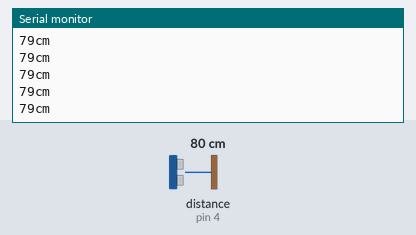
Bench run of a sketch on a simulated Arduino Uno, built with avr-gcc and run on an emulated ATmega328P. Shown: the last lines printed to the serial monitor. Wiring (inferred from the names in the program): ultrasonic range finder: trigger pin 5; echo pin 4. The inputs (shaded band) are chosen by the test bench; at power-on: distance to the obstacle (sensor on pin 4) 80 cm. The echo pulse lasts 58.3 µs per cm.

Above: at 1.2 s.
1.3 s: distance to the obstacle (sensor on pin 4) set to 2 cm
At 1.38 s:
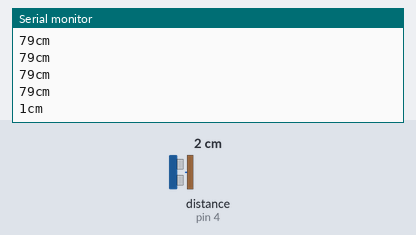
2.8 s: distance to the obstacle (sensor on pin 4) set to 120 cm
At 2.89 s:
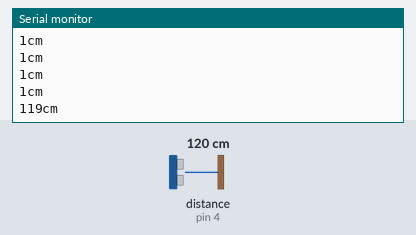
Timing chart, 0 to 5.8 s (numbered marks = the images above; inputs shaded):
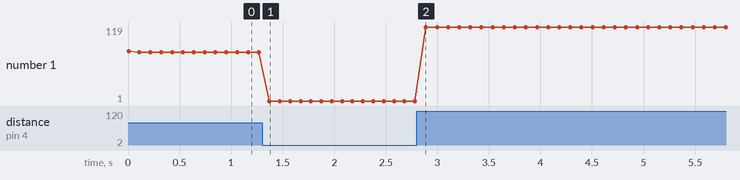

Measured:
- after the input at 1.3 s, the serial monitor: prints a new line after 0.07 s (image 1)
- after the input at 2.8 s, the serial monitor: prints a new line after 0.09 s (image 2)
- plotted number 1: 79 → 1 after the input at 1.3 s, 1 → 119 after the input at 2.8 s

The sketch:

UltrasonicSensor.ino
```cpp
int trigPin = 5;    // Trigger
int echoPin = 4;    // Echo
long duration, cm, inches;
void setup() {
  //Serial Port begin
  Serial.begin (9600);
  //Define inputs and outputs
  pinMode(trigPin, OUTPUT);
  pinMode(echoPin, INPUT);
}
void loop() {
  // The sensor is triggered by a HIGH pulse of 10 or more microseconds.
  // Give a short LOW pulse beforehand to ensure a clean HIGH pulse:
  digitalWrite(trigPin, LOW);
  delayMicroseconds(2);
  digitalWrite(trigPin, HIGH);
  delayMicroseconds(10);
  digitalWrite(trigPin, LOW);
   // Read the signal from the sensor: a HIGH pulse whose
  // duration is the time (in microseconds) from the sending
  // of the ping to the reception of its echo off of an object.
  duration = pulseIn(echoPin, HIGH);
   // Convert the time into a distance
  cm = (duration/2) / 29.1;     // Divide by 29.1 or multiply by 0.0343
  //inches = (duration/2) / 74;   // Divide by 74 or multiply by 0.0135
  //Serial.print(inches);
  //Serial.print("in, ");
  Serial.print(cm);
  Serial.print("cm");
  Serial.println();
  delay(100);
}
```
